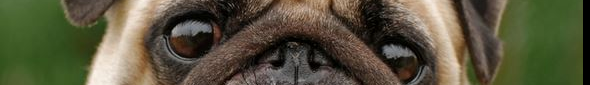

Recreate this plot in Python.
from PIL import Image

img = Image.open('bulldog2.png')

cropped = img.crop((0,150,590,235))
cropped.save('eyes_cropped.png')

copy_img = img.copy()
copy_img.paste(cropped, (0,0))
copy_img.save('four_eyes_bulldog.png')